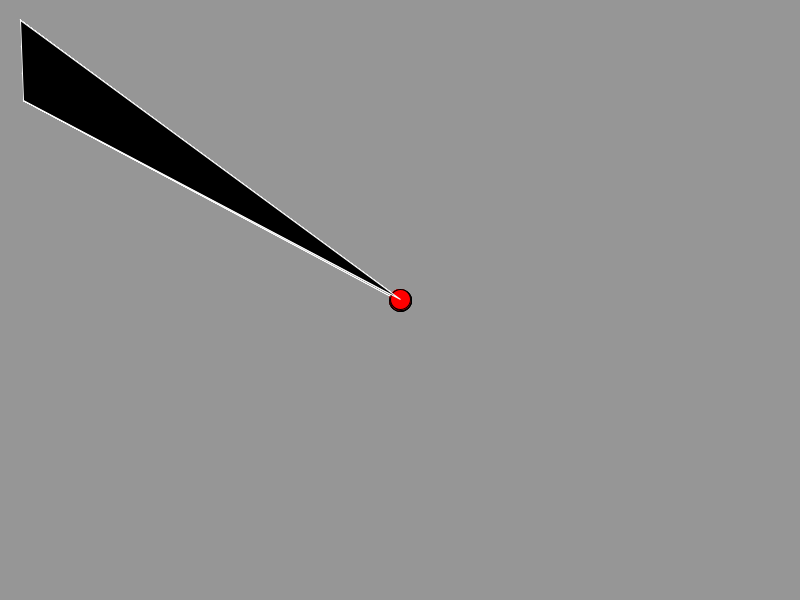
Frame 1 (no input)
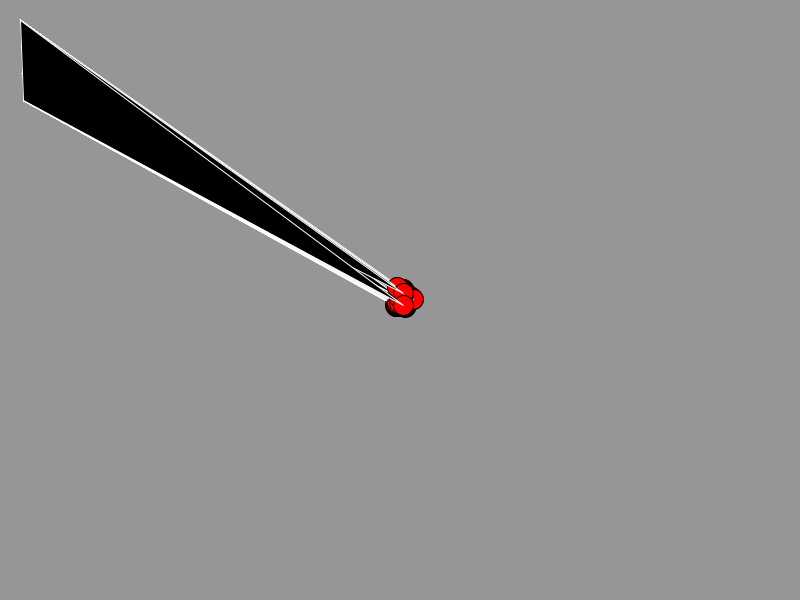
Frame 60 (the mouse pressed at the canvas centre just before this capture)
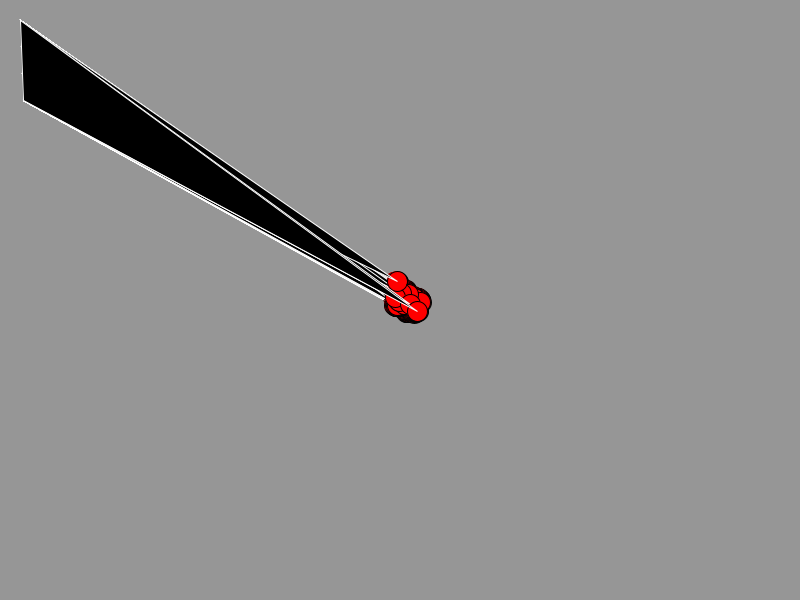
Frame 120 (the mouse held since frame 60 and released just before this capture)

The Processing sketch that drew these frames (run headless with seeded random() and noise(); from frame 60 on, the mouse is pressed at the canvas centre):

// Processing sketch: processing_142001
// ── processing_142001.pde

//Arthur Siebesian HW/9 
//March 27, 2014
//Dumb/Intelligent Arrays
//Wasn't 100% positive on these, tried reworking on some of the clas examples, but still pretty difficult concept for me :(


Box b1; //declare
Box b2;
Box b3;
Box b4;
Box b5;
Box b6;
Box b7;
Box b8;
Box b9;
Box b10;
Box b11;
Box b12;
Box b13;
Box b14;
Box b15;
Box b16;
Box b17;

void setup(){
size (800,600);
background (150);

//create(walker(object
b1 = new Box(); //initialize(((Create(New(object)
b2 = new Box();
b3 = new Box();
b4 = new Box();
b5 = new Box();
b6 = new Box();
b7 = new Box();
b8 = new Box();
b9 = new Box();
b10 = new Box();
b11 = new Box();
b12 = new Box();
b13 = new Box();
b14 = new Box();
b15 = new Box();
b16 = new Box();
b17 = new Box();
}
void draw(){
b1.Box(); //call(functions
b1.display();
b2.Box();
b2.display();
b3.Box();
b3.display();
b4.Box();
b4.display();
b5.Box();
b5.display();
b6.Box();
b6.display();
b7.Box();
b7.display();
b8.Box();
b8.display();
b9.Box();
b9.display();
b10.Box();
b10.display();
b11.Box();
b11.display();
b12.Box();
b12.display();
b13.Box();
b13.display();
b14.Box();
b14.display();
b15.Box();
b15.display();
b16.Box();
b16.display();
b17.Box();
b17.display();
}

class Box {
  
  float x;
  float y;
  int s; //size
  
  Box() {
    x = width/2;
    y = height/2;  
    s = 20 ; //size
  }
  
  void display() {
    stroke(0);
    fill(255,0,0);
    ellipse(x, y, s, s);
    stroke(255);
    fill(0);
    triangle(x,y,s,s,23,100);
    
  }
  void Box(){
    int option = int(random(4));
    if(option==0){
    x++;
  }else if (option == 1){
    x--;
   
  }else if (option == 2) {
    y++;
  }else{
    y--;
  }
  }
}
